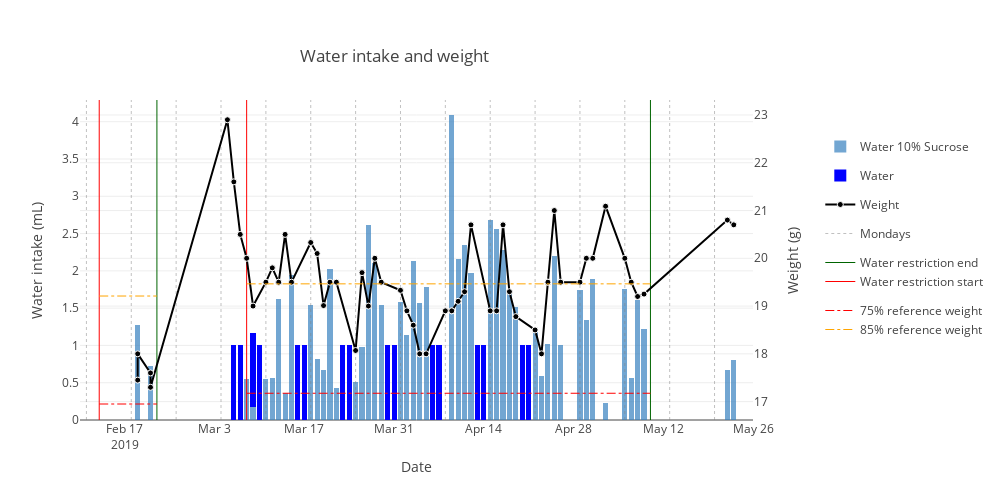

Notebook cell for this chart:
### Code cell
subj = subject.Subject & {'subject_nickname': 'ibl_witten_10'}
# get water and date
water_info_query = (action.WaterAdministration & subj).proj(
    'water_administered', 'watertype_name', water_date='DATE(administration_time)')
water_info = water_info_query.fetch(as_dict=True)
water_info = pd.DataFrame(water_info)
water_types = water_info.watertype_name.unique()
water_info_type = water_info.pivot_table(
    index='water_date', columns='watertype_name', values='water_administered', aggfunc='sum')
max_water_intake = np.nanmax(water_info_type.values) + 0.2
yrange_water = [0, max_water_intake]
water_info_type = water_info_type.where((pd.notnull(water_info_type)), None)
weight_info_query = (action.Weighing & subj).proj(
    'weight', weighing_date='DATE(weighing_time)')
weight_info = weight_info_query.fetch(as_dict=True)
weight_info = pd.DataFrame(weight_info)
weight_info = weight_info.where((pd.notnull(weight_info)), None)

# get water restriction period
water_restrictions = (action.WaterRestriction & subj).proj(
    'reference_weight',
    res_start='DATE(restriction_start_time)', res_end='DATE(restriction_end_time)')


data = [
    go.Bar(
        x = [t.strftime('%Y-%m-%d') for t in water_info_type.index.tolist()],
        y = water_info_type[water_type].tolist(),
        marker = dict(color = water_type_map[water_type]),
        name = water_type,
        yaxis = 'y1',
    )
    for water_type in water_types
]

data.append(
    go.Scatter(
        x=[t.strftime('%Y-%m-%d') for t in weight_info['weighing_date'].tolist()],
        y=weight_info['weight'].tolist(),
        mode='lines+markers',
        name='Weight',
        marker=dict(
            size=6,
            color='black',
            line = dict(
            color = 'white',
            width = 1)
        ),
        legendgroup='weight',
        yaxis = 'y2'
    ))

# monday marks
data = putils.create_monday_plot(data, yrange_water, d['mondays'])

# water restriction marks and reference weight marks
for iwater, water_res in enumerate(water_restrictions.fetch(as_dict=True)):
    
    if iwater==0:
        show_res_legend = True
    else:
        show_res_legend = False
    
    res_start = water_res['res_start'].strftime('%Y-%m-%d')
    
    if water_res['res_end']:
        res_end = water_res['res_end'].strftime('%Y-%m-%d')
    else:
        res_end = last_date_str
    data.append(
        go.Scatter(
            x=[res_start, res_start],
            y=yrange_water,
            mode="lines",
            line=dict(
                width=1,
                color='red',
            ),
            name='Water restriction start',
            yaxis='y1',
            showlegend=show_res_legend,
            legendgroup='restriction'
        )
    )
    
    if water_res['res_end']:

        data.append(
            go.Scatter(
                x=[res_end, res_end],
                y=yrange_water,
                mode="lines",
                line=dict(
                    width=1,
                    color='darkgreen',
                ),
                name='Water restriction end',
                yaxis='y1',
                showlegend=show_res_legend,
                legendgroup='restriction'
            )
        )
    
     
    data.append(
        go.Scatter(
            x=[res_start, res_end],
            y=[water_res['reference_weight']*0.85, water_res['reference_weight']*0.85],
            mode="lines",
            line=dict(
                width=1,
                color='orange',
                dash='dashdot'
            ),
            name='85% reference weight',
            yaxis='y2',
            showlegend=show_res_legend,
            legendgroup='weight_ref'
        )
    )
    
    data.append(
        go.Scatter(
            x=[res_start, res_end],
            y=[water_res['reference_weight']*0.75, water_res['reference_weight']*0.75],
            mode="lines",
            line=dict(
                width=1,
                color='red',
                dash='dashdot'
            ),
            name='75% reference weight',
            yaxis='y2',
            showlegend=show_res_legend,
            legendgroup='weight_ref'
        )
    )



layout = go.Layout(
    yaxis=dict(
        title='Water intake (mL)',
        range=yrange_water
    ),
    yaxis2=dict(
        title='Weight (g)',
        overlaying='y',
        side='right',
    ),
    width=1000,
    height=500,
    title=dict(
        text='Water intake and weight',
        x=0.3,
        y=0.9
    ),
    xaxis=dict(
        title='Date',
        range=[d['first_date_str'], d['last_date_str']]
    ), 
    legend=dict(
        x=1.1, 
        y=0.9,
        orientation='v'),
    barmode='stack'
)
fig = go.Figure(data=data, layout=layout)
plotly.offline.iplot(fig)

### Figure 1 — Plotly figure (JSON) as saved in the notebook; plotly's stock layout.template omitted (floating-point values rounded to 4 significant figures)
{"data": [{"marker": {"color": "rgba(55, 128, 191, 0.7)"}, "name": "Water 10% Sucrose", "type": "bar", "uid": "1ef7ae5a-40ac-49cc-aa75-1661b4e15582", "x": ["2019-02-19", "2019-02-21", "2019-02-22", "2019-02-23", "2019-02-24", "2019-02-25", "2019-02-26", "2019-02-27", "2019-02-28", "2019-03-01", "2019-03-02", "2019-03-03", "2019-03-04", "2019-03-06", "2019-03-07", "2019-03-08", "2019-03-09", "2019-03-10", "2019-03-11", "2019-03-12", "2019-03-13", "2019-03-14", "2019-03-15", "2019-03-16", "2019-03-17", "2019-03-18", "2019-03-19", "2019-03-20", "2019-03-21", "2019-03-22", "2019-03-23", "2019-03-24", "2019-03-25", "2019-03-26", "2019-03-27", "2019-03-28", "2019-03-29", "2019-03-30", "2019-03-31", "2019-04-01", "2019-04-02", "2019-04-03", "2019-04-04", "2019-04-05", "2019-04-06", "2019-04-07", "2019-04-09", "2019-04-10", "2019-04-11", "2019-04-12", "2019-04-13", "2019-04-14", "2019-04-15", "2019-04-16", "2019-04-17", "2019-04-18", "2019-04-19", "2019-04-20", "2019-04-21", "2019-04-22", "2019-04-23", "2019-04-24", "2019-04-25", "2019-04-26", "2019-04-29", "2019-04-30", "2019-05-01", "2019-05-03", "2019-05-06", "2019-05-07", "2019-05-08", "2019-05-09", "2019-05-22", "2019-05-23"], "y": [1.278, 0.7231, null, null, null, null, null, null, null, null, null, null, null, null, null, 0.5536, 0.1683, null, 0.5508, 0.567, 1.617, 0.36, 1.939, null, null, 1.548, 0.812, 0.6698, 2.026, 0.4284, null, null, 0.511, 0.9828, 2.61, 2.103, 1.537, null, null, 1.577, 1.139, 2.133, 1.57, 1.782, null, null, 4.091, 2.164, 2.341, 1.974, null, null, 2.687, 2.564, 2.277, 1.692, 1.52, null, null, 1.224, 0.5874, 1.013, 2.203, 1.01, 1.737, 1.338, 1.891, 0.225, 1.76, 0.5616, 1.603, 1.224, 0.6704, 0.8075], "yaxis": "y"}, {"marker": {"color": "blue"}, "name": "Water", "type": "bar", "uid": "74bcc3f7-079a-465f-b110-f1d8cc2931d3", "x": ["2019-02-19", "2019-02-21", "2019-02-22", "2019-02-23", "2019-02-24", "2019-02-25", "2019-02-26", "2019-02-27", "2019-02-28", "2019-03-01", "2019-03-02", "2019-03-03", "2019-03-04", "2019-03-06", "2019-03-07", "2019-03-08", "2019-03-09", "2019-03-10", "2019-03-11", "2019-03-12", "2019-03-13", "2019-03-14", "2019-03-15", "2019-03-16", "2019-03-17", "2019-03-18", "2019-03-19", "2019-03-20", "2019-03-21", "2019-03-22", "2019-03-23", "2019-03-24", "2019-03-25", "2019-03-26", "2019-03-27", "2019-03-28", "2019-03-29", "2019-03-30", "2019-03-31", "2019-04-01", "2019-04-02", "2019-04-03", "2019-04-04", "2019-04-05", "2019-04-06", "2019-04-07", "2019-04-09", "2019-04-10", "2019-04-11", "2019-04-12", "2019-04-13", "2019-04-14", "2019-04-15", "2019-04-16", "2019-04-17", "2019-04-18", "2019-04-19", "2019-04-20", "2019-04-21", "2019-04-22", "2019-04-23", "2019-04-24", "2019-04-25", "2019-04-26", "2019-04-29", "2019-04-30", "2019-05-01", "2019-05-03", "2019-05-06", "2019-05-07", "2019-05-08", "2019-05-09", "2019-05-22", "2019-05-23"], "y": [null, null, 0, 0, 0, 0, 0, 0, 0, 0, 0, 0, 0, 1, 1, null, 1, 1, null, null, null, null, null, 1, 1, null, null, null, null, null, 1, 1, null, null, null, null, null, 1, 1, null, null, null, null, null, 1, 1, null, null, null, null, 1, 1, null, null, null, null, null, 1, 1, null, null, null, null, null, null, null, null, null, null, null, null, null, null, null], "yaxis": "y"}, {"legendgroup": "weight", "marker": {"color": "black", "line": {"color": "white", "width": 1}, "size": 6}, "mode": "lines+markers", "name": "Weight", "type": "scatter", "uid": "2abb0e3c-ae86-47c6-8849-8acae6d2364a", "x": ["2019-02-19", "2019-02-19", "2019-02-21", "2019-02-21", "2019-03-05", "2019-03-06", "2019-03-07", "2019-03-08", "2019-03-09", "2019-03-11", "2019-03-12", "2019-03-13", "2019-03-13", "2019-03-14", "2019-03-15", "2019-03-18", "2019-03-19", "2019-03-20", "2019-03-21", "2019-03-22", "2019-03-25", "2019-03-26", "2019-03-27", "2019-03-28", "2019-03-29", "2019-04-01", "2019-04-02", "2019-04-03", "2019-04-04", "2019-04-04", "2019-04-05", "2019-04-08", "2019-04-09", "2019-04-09", "2019-04-10", "2019-04-11", "2019-04-12", "2019-04-15", "2019-04-16", "2019-04-17", "2019-04-18", "2019-04-19", "2019-04-22", "2019-04-23", "2019-04-24", "2019-04-24", "2019-04-25", "2019-04-26", "2019-04-29", "2019-04-30", "2019-05-01", "2019-05-03", "2019-05-06", "2019-05-07", "2019-05-08", "2019-05-09", "2019-05-22", "2019-05-23"], "y": [17.45, 18, 17.6, 17.3, 22.9, 21.6, 20.5, 20, 19, 19.5, 19.8, 19.5, 19.5, 20.5, 19.5, 20.33, 20.1, 19.01, 19.5, 19.5, 18.07, 19.7, 19, 20, 19.5, 19.33, 18.9, 18.6, 18, 18, 18, 18.9, 18.9, 18.9, 19.1, 19.3, 20.7, 18.9, 18.9, 20.7, 19.3, 18.78, 18.5, 18, 19.5, 19.5, 21, 19.5, 19.5, 20, 20, 21.09, 20, 19.5, 19.2, 19.25, 20.8, 20.7], "yaxis": "y2"}, {"legendgroup": "monday", "line": {"color": "gray", "dash": "dot", "width": 0.5}, "mode": "lines", "name": "Mondays", "showlegend": true, "type": "scatter", "uid": "81268e56-e554-461d-ae53-77153be9cfd3", "x": ["2019-02-11", "2019-02-11"], "xaxis": "x", "y": [0, 4.291], "yaxis": "y"}, {"legendgroup": "monday", "line": {"color": "gray", "dash": "dot", "width": 0.5}, "mode": "lines", "name": "Mondays", "showlegend": false, "type": "scatter", "uid": "5a0679bc-25ae-4361-80ca-c5cbd835a0aa", "x": ["2019-02-18", "2019-02-18"], "xaxis": "x", "y": [0, 4.291], "yaxis": "y"}, {"legendgroup": "monday", "line": {"color": "gray", "dash": "dot", "width": 0.5}, "mode": "lines", "name": "Mondays", "showlegend": false, "type": "scatter", "uid": "6931b397-9e9b-4d85-9a7f-39f948959753", "x": ["2019-02-25", "2019-02-25"], "xaxis": "x", "y": [0, 4.291], "yaxis": "y"}, {"legendgroup": "monday", "line": {"color": "gray", "dash": "dot", "width": 0.5}, "mode": "lines", "name": "Mondays", "showlegend": false, "type": "scatter", "uid": "9e825430-571c-444e-9261-ca80f08be8e3", "x": ["2019-03-04", "2019-03-04"], "xaxis": "x", "y": [0, 4.291], "yaxis": "y"}, {"legendgroup": "monday", "line": {"color": "gray", "dash": "dot", "width": 0.5}, "mode": "lines", "name": "Mondays", "showlegend": false, "type": "scatter", "uid": "e1b16477-885e-4332-b028-229e03ac9059", "x": ["2019-03-11", "2019-03-11"], "xaxis": "x", "y": [0, 4.291], "yaxis": "y"}, {"legendgroup": "monday", "line": {"color": "gray", "dash": "dot", "width": 0.5}, "mode": "lines", "name": "Mondays", "showlegend": false, "type": "scatter", "uid": "b1fef885-d0b5-4edb-9be1-1078df10c03b", "x": ["2019-03-18", "2019-03-18"], "xaxis": "x", "y": [0, 4.291], "yaxis": "y"}, {"legendgroup": "monday", "line": {"color": "gray", "dash": "dot", "width": 0.5}, "mode": "lines", "name": "Mondays", "showlegend": false, "type": "scatter", "uid": "5db3f784-0525-4439-822d-712545597bbf", "x": ["2019-03-25", "2019-03-25"], "xaxis": "x", "y": [0, 4.291], "yaxis": "y"}, {"legendgroup": "monday", "line": {"color": "gray", "dash": "dot", "width": 0.5}, "mode": "lines", "name": "Mondays", "showlegend": false, "type": "scatter", "uid": "7b1586c0-26c2-4371-be35-f4589835cf75", "x": ["2019-04-01", "2019-04-01"], "xaxis": "x", "y": [0, 4.291], "yaxis": "y"}, {"legendgroup": "monday", "line": {"color": "gray", "dash": "dot", "width": 0.5}, "mode": "lines", "name": "Mondays", "showlegend": false, "type": "scatter", "uid": "34802924-bfb9-4f1d-bf7b-bb36a0850358", "x": ["2019-04-08", "2019-04-08"], "xaxis": "x", "y": [0, 4.291], "yaxis": "y"}, {"legendgroup": "monday", "line": {"color": "gray", "dash": "dot", "width": 0.5}, "mode": "lines", "name": "Mondays", "showlegend": false, "type": "scatter", "uid": "d7e783ed-d63b-488b-92a0-51dd00cd2d64", "x": ["2019-04-15", "2019-04-15"], "xaxis": "x", "y": [0, 4.291], "yaxis": "y"}, {"legendgroup": "monday", "line": {"color": "gray", "dash": "dot", "width": 0.5}, "mode": "lines", "name": "Mondays", "showlegend": false, "type": "scatter", "uid": "0b0a8ce8-9cb8-4b53-86ae-9245b7145703", "x": ["2019-04-22", "2019-04-22"], "xaxis": "x", "y": [0, 4.291], "yaxis": "y"}, {"legendgroup": "monday", "line": {"color": "gray", "dash": "dot", "width": 0.5}, "mode": "lines", "name": "Mondays", "showlegend": false, "type": "scatter", "uid": "d34bfec6-663e-455b-aa64-96589c2199fd", "x": ["2019-04-29", "2019-04-29"], "xaxis": "x", "y": [0, 4.291], "yaxis": "y"}, {"legendgroup": "monday", "line": {"color": "gray", "dash": "dot", "width": 0.5}, "mode": "lines", "name": "Mondays", "showlegend": false, "type": "scatter", "uid": "a05a6164-5c81-47c9-9d49-195ceb0a3d2f", "x": ["2019-05-06", "2019-05-06"], "xaxis": "x", "y": [0, 4.291], "yaxis": "y"}, {"legendgroup": "monday", "line": {"color": "gray", "dash": "dot", "width": 0.5}, "mode": "lines", "name": "Mondays", "showlegend": false, "type": "scatter", "uid": "16782cd7-2f35-47e8-8c66-0aac73ba9420", "x": ["2019-05-13", "2019-05-13"], "xaxis": "x", "y": [0, 4.291], "yaxis": "y"}, {"legendgroup": "monday", "line": {"color": "gray", "dash": "dot", "width": 0.5}, "mode": "lines", "name": "Mondays", "showlegend": false, "type": "scatter", "uid": "30cfbea0-97d1-49ec-a168-5bd1b525a572", "x": ["2019-05-20", "2019-05-20"], "xaxis": "x", "y": [0, 4.291], "yaxis": "y"}, {"legendgroup": "restriction", "line": {"color": "red", "width": 1}, "mode": "lines", "name": "Water restriction start", "showlegend": true, "type": "scatter", "uid": "8d5ab60a-1418-4f57-9c51-ea42846d14bd", "x": ["2019-02-13", "2019-02-13"], "y": [0, 4.291], "yaxis": "y"}, {"legendgroup": "restriction", "line": {"color": "darkgreen", "width": 1}, "mode": "lines", "name": "Water restriction end", "showlegend": true, "type": "scatter", "uid": "93e125cf-9db3-4321-80d0-dc7e18f9b543", "x": ["2019-02-22", "2019-02-22"], "y": [0, 4.291], "yaxis": "y"}, {"legendgroup": "weight_ref", "line": {"color": "orange", "dash": "dashdot", "width": 1}, "mode": "lines", "name": "85% reference weight", "showlegend": true, "type": "scatter", "uid": "fd7f98fd-f2a3-436f-8b2f-5ddd930ac02d", "x": ["2019-02-13", "2019-02-22"], "y": [19.21, 19.21], "yaxis": "y2"}, {"legendgroup": "weight_ref", "line": {"color": "red", "dash": "dashdot", "width": 1}, "mode": "lines", "name": "75% reference weight", "showlegend": true, "type": "scatter", "uid": "777e2369-67ad-429b-9a08-8a2a4c0452c9", "x": ["2019-02-13", "2019-02-22"], "y": [16.95, 16.95], "yaxis": "y2"}, {"legendgroup": "restriction", "line": {"color": "red", "width": 1}, "mode": "lines", "name": "Water restriction start", "showlegend": false, "type": "scatter", "uid": "408eb1bb-53f0-48e6-b538-548083085324", "x": ["2019-03-08", "2019-03-08"], "y": [0, 4.291], "yaxis": "y"}, {"legendgroup": "restriction", "line": {"color": "darkgreen", "width": 1}, "mode": "lines", "name": "Water restriction end", "showlegend": false, "type": "scatter", "uid": "5e6cfc2b-1029-4ce4-af60-be2b6f662edc", "x": ["2019-05-10", "2019-05-10"], "y": [0, 4.291], "yaxis": "y"}, {"legendgroup": "weight_ref", "line": {"color": "orange", "dash": "dashdot", "width": 1}, "mode": "lines", "name": "85% reference weight", "showlegend": false, "type": "scatter", "uid": "182a90a8-40d5-4e02-9013-8b36ba5a3ea3", "x": ["2019-03-08", "2019-05-10"], "y": [19.46, 19.46], "yaxis": "y2"}, {"legendgroup": "weight_ref", "line": {"color": "red", "dash": "dashdot", "width": 1}, "mode": "lines", "name": "75% reference weight", "showlegend": false, "type": "scatter", "uid": "41341d94-8e40-4c71-bf3b-c8b00201fdfe", "x": ["2019-03-08", "2019-05-10"], "y": [17.17, 17.17], "yaxis": "y2"}], "layout": {"barmode": "stack", "height": 500, "legend": {"orientation": "v", "x": 1.1, "y": 0.9}, "title": {"text": "Water intake and weight", "x": 0.3, "y": 0.9}, "width": 1000, "xaxis": {"range": ["2019-02-10", "2019-05-26"], "title": {"text": "Date"}}, "yaxis": {"range": [0, 4.291], "title": {"text": "Water intake (mL)"}}, "yaxis2": {"overlaying": "y", "side": "right", "title": {"text": "Weight (g)"}}}}
